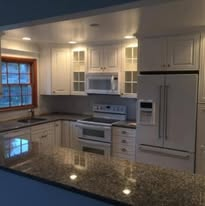
#> input picture images/enhanced/468917837_598960172707796_4392995363642965109_n.jpg, 205 x 206 px, found by its file name
$ python batch_enhance_gallery.py
#> lines starting #> are read from the running program, lines starting #| are printed output that depends on the picture
from pathlib import Path
from PIL import Image, ImageFilter, ImageEnhance
import os

def enhance_image(input_path, output_path=None, operations=None):
    """
    Enhance an image with various operations for web optimization
    """
    if operations is None:
        operations = {}

    try:
        with Image.open(input_path) as img:
            # Convert to RGB if necessary (for JPEG/WebP)
#> img is the input picture: PIL image 205x206 RGB; mean R, G, B 95.2, 87.8, 81.7
            if img.mode in ('RGBA', 'LA', 'P'):
                img = img.convert('RGB')

            # Apply enhancements
            if operations.get('brightness', 1.0) != 1.0:
                enhancer = ImageEnhance.Brightness(img)
                img = enhancer.enhance(operations['brightness'])

            if operations.get('contrast', 1.0) != 1.0:
                enhancer = ImageEnhance.Contrast(img)
                img = enhancer.enhance(operations['contrast'])

            if operations.get('sharpen', False):
                img = img.filter(ImageFilter.UnsharpMask(radius=1, percent=150, threshold=3))
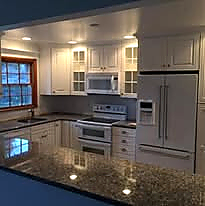
#> img: PIL image 205x206 RGB; mean R, G, B 99.5, 91.4, 84.6

            # Resize if specified
            if 'resize' in operations:
                max_size = operations['resize']
                img.thumbnail((max_size, max_size), Image.Resampling.LANCZOS)

            # Determine output path and format
            if output_path is None:
                base = Path(input_path)
                new_format = operations.get('format', base.suffix[1:].lower())
                output_path = base.parent / f"{base.stem}_enhanced.{new_format}"

            # Save with appropriate settings
            save_kwargs = {}
            if output_path.suffix.lower() in ['.jpg', '.jpeg']:
                save_kwargs['quality'] = operations.get('quality', 85)
                save_kwargs['optimize'] = True
            elif output_path.suffix.lower() == '.webp':
                save_kwargs['quality'] = operations.get('quality', 85)
                save_kwargs['method'] = 6

            img.save(output_path, **save_kwargs)
            print(f"✓ Enhanced: {input_path.name} -> {output_path.name}")
            return True

    except Exception as e:
        print(f"✗ Failed to enhance {input_path.name}: {e}")
        return False

def batch_enhance_gallery():
    """
    Batch enhance all gallery images for web optimization
    """
    base_dir = Path('images')

    # Gallery images from the HTML (all the Facebook images)
    gallery_images = [
        '468917837_598960172707796_4392995363642965109_n.jpg',
        '469054715_598960186041128_8977828184486520472_n.jpg',
        '469060113_598959989374481_8005011486067409336_n.jpg',
        '469068295_598960359374444_1235283163084963995_n.jpg',
        '469069036_598960026041144_3615970573676701971_n.jpg',
        '469280556_598960316041115_6942750839963618547_n.jpg',
        '469312755_598960166041130_4458184962779155438_n.jpg',
        '469327074_598960179374462_5671155366752172906_n (1).jpg',
        '469327074_598960179374462_5671155366752172906_n (2).jpg',
        '469327074_598960179374462_5671155366752172906_n (3).jpg',
        '469340448_598960516041095_1353663974947487406_n.jpg',
        '469356996_598960512707762_5288148795746564193_n.jpg',
        '469384157_598960356041111_2681682371082480057_n.jpg',
        '469792279_604267038843776_2918372920635893567_n.jpg',
        '469792790_604266825510464_5518029663481596237_n.jpg',
        '469794219_604266972177116_162021975549140524_n.jpg',
        '469797041_604266875510459_5437632338137401609_n.jpg',
        '469798453_604267812177032_7077985023241179798_n.jpg',
        '469798453_604267812177032_7077985023241179798_n (1).jpg',
        '469800303_604266662177147_3682357505085647304_n.jpg',
        '469901775_604266822177131_8682149838933231815_n.jpg',
        '469920376_604266695510477_4769213215063635563_n.jpg',
        '469928540_604267012177112_5290904890683240457_n.jpg',
        '469930539_604266798843800_1288957857041031147_n.jpg',
        '469930951_604266745510472_7309024063734482301_n.jpg',
        '469931567_604267885510358_8858479463770053695_n.jpg',
        '469931567_604267885510358_8858479463770053695_n (1).jpg',
        '469969278_604266698843810_4173337286265709613_n.jpg',
        '469969925_604267045510442_4449944546144782488_n.jpg',
        '469981913_604266735510473_7958627480631772228_n.jpg',
        '469982106_604266995510447_5233274699003462931_n.jpg',
        '470043545_604266838843796_7308691180477622952_n.jpg',
        '470060864_604266882177125_337319679168049871_n.jpg',
        '470076784_604267042177109_6806057666459142188_n.jpg',
        '470086205_604266612177152_5307626397710960313_n.jpg',
        '470086412_604266615510485_2631837733401361939_n.jpg',
        '470087458_604266868843793_3533790342271227478_n.jpg',
        '470130901_604266682177145_8866535896523768724_n.jpg',
        '470170580_605479325389214_8818592383256207584_n.jpg',
        '470170580_605479325389214_8818592383256207584_n (1).jpg',
        '470172306_604267058843774_4585589275804146652_n.jpg',
        '470173310_604266622177151_8381389229356469565_n.jpg',
        '470173610_604266828843797_7102076533589677417_n.jpg',
        '470173864_604266872177126_7199608696422742242_n.jpg',
        '470173884_604266958843784_4983926025867088_n.jpg',
        '470174564_604266625510484_6220679843727327736_n.jpg',
        '470175479_605479185389228_2337300550703062153_n.jpg',
        '470175479_605479185389228_2337300550703062153_n (1).jpg',
        '470176197_604266962177117_3698534254084899071_n.jpg',
        '470178248_604266772177136_5035603731384110708_n.jpg',
        '470178475_604266982177115_6016257473353095909_n.jpg',
        '470182750_604266652177148_5765796464376076267_n.jpg',
        '470185974_604266688843811_6028303521662865661_n.jpg',
        '470186439_605479425389204_9029043948128750672_n.jpg',
        '470186439_605479425389204_9029043948128750672_n (1).jpg',
        '470187616_604267008843779_7501600216774408090_n.jpg',
        '470188609_604266618843818_2243950410113845959_n.jpg',
        '470188988_604266932177120_2973055033104807271_n.jpg',
        '470189017_604266912177122_8983506294378210819_n.jpg',
        '470189163_604266768843803_3985188361236407637_n.jpg',
        '470196517_604266865510460_7316629597089257670_n.jpg',
        '470196846_604267015510445_7834194499158768662_n.jpg',
        '470197334_604266692177144_509694744473799404_n.jpg',
        '470201725_604266732177140_6083694743268106448_n.jpg',
        '470205969_604266792177134_1906951095019877631_n.jpg',
        '470206138_604267055510441_4028444999450946628_n.jpg',
        '470208147_604266702177143_2880483880002985097_n.jpg',
        '470208770_604266718843808_1900626128399653328_n.jpg',
        '470210271_604266832177130_2133401833830188241_n.jpg',
        '470211150_604267025510444_1493998338960857410_n.jpg',
        '470223783_604266898843790_3703887429629729522_n.jpg',
        '470296676_604267028843777_8306077024170358696_n.jpg',
        '470305476_604266685510478_3357339723131912740_n.jpg',
        '470320043_604267035510443_7095239707593958810_n.jpg',
        '473724762_626919813245165_9148578232732617382_n.jpg',
        '473724762_626919813245165_9148578232732617382_n (1).jpg'
    ]

    # Enhancement settings optimized for gallery images
    enhancement_ops = {
        'sharpen': True,
        'brightness': 1.05,  # Slight brightness boost
        'contrast': 1.08,    # Enhanced contrast for better detail
        'resize': 1200,      # Max width/height for web optimization
        'format': 'webp',    # Modern format with better compression
        'quality': 85        # Good quality/size balance
    }

    print("🚀 Starting batch enhancement of gallery images...")
    print(f"📁 Processing {len(gallery_images)} gallery images")
    print("⚙️  Enhancement settings:")
    print("   • Sharpening: Enabled")
    print("   • Brightness: +5%")
    print("   • Contrast: +8%")
    print("   • Max size: 1200px")
    print("   • Format: WebP (85% quality)")
    print()

    enhanced_count = 0
    failed_count = 0

    for img_name in gallery_images:
        img_path = base_dir / img_name
        if img_path.exists():
            if enhance_image(img_path, operations=enhancement_ops):
                enhanced_count += 1
            else:
                failed_count += 1
        else:
            print(f"⚠️  Missing: {img_name}")
            failed_count += 1
#> pass 2 of the loop in batch_enhance_gallery, `for img_name in gallery_images:`:
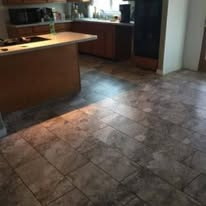
#> input picture images/enhanced/469054715_598960186041128_8977828184486520472_n.jpg, 206 x 206 px, found by its file name
#> in enhance_image, img is the input picture: PIL image 206x206 RGB; mean R, G, B 88.4, 79.1, 71.5
#> in enhance_image (call 2), `img = img.filter(ImageFilter.UnsharpMask(radius=1, percent=150, thresh..`:
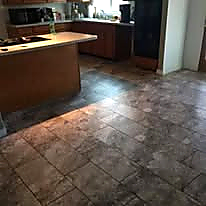
#> img: PIL image 206x206 RGB; mean R, G, B 92.4, 82, 73.8
#> pass 3 of the loop in batch_enhance_gallery, `for img_name in gallery_images:`:
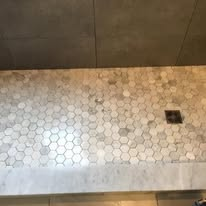
#> input picture images/469060113_598959989374481_8005011486067409336_n.jpg, 206 x 206 px
#> in enhance_image, img is the input picture: PIL image 206x206 RGB; mean R, G, B 152.4, 137.3, 118
#> in enhance_image (call 3), `img = img.filter(ImageFilter.UnsharpMask(radius=1, percent=150, thresh..`:
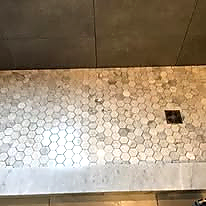
#> img: PIL image 206x206 RGB; mean R, G, B 159.8, 142.7, 120.9
#> the loop made 76 passes; the first 3 are shown

    print()
    print("✅ Batch enhancement complete!")
    print(f"📊 Results: {enhanced_count} enhanced, {failed_count} failed")
    print("💾 Estimated space savings: ~30-50% per image with WebP format")

    return enhanced_count, failed_count

if __name__ == "__main__":
    batch_enhance_gallery()
